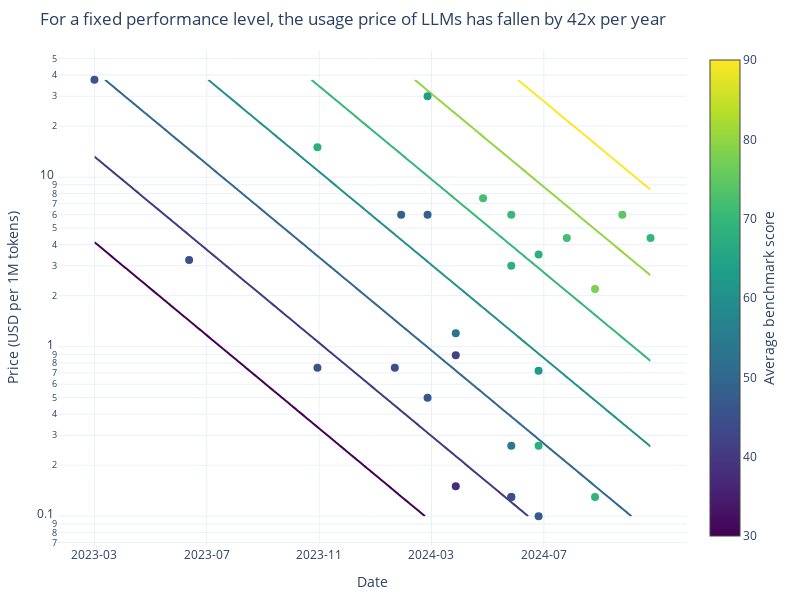

The cell this chart's notebook holds for it:
### Code cell
# Create a contour plot to visualize the regression model surface

# Create a grid of date and price values
date_range = np.linspace(
    df['date'].min(),
    df['date'].max(),
    100
)
price_range = np.linspace(
    df['log_price'].min(),
    df['log_price'].max(),
    100
)
date_mesh, price_mesh = np.meshgrid(date_range, price_range)

# Create prediction data
pred_data = pd.DataFrame({
    'date': date_mesh.ravel(),
    'log_price': price_mesh.ravel()
})

# Get predicted bench values
# Need to rearrange the regression equation to solve for bench
# log_price = b0 + b1*date + b2*bench
# bench = (log_price - b0 - b1*date) / b2
b0 = model.params['Intercept']
b1 = model.params['date']
b2 = model.params['avg_bench']
pred_bench = (pred_data['log_price'] - b0 - b1*pred_data['date']) / b2

# Reshape predictions for contour plot
Z = pred_bench.to_numpy().reshape(date_mesh.shape)

# Create contour plot
fig = go.Figure(data=[
    go.Contour(
        x=date_range,
        y=10**price_range,  # Convert back to regular price scale
        z=Z,
        contours=dict(
            start=30,
            end=90,
            size=10,
            showlabels=False,
            labelfont=dict(size=12),
            coloring='lines'
        ),
        line=dict(width=2),
        colorbar=dict(
            title='Average benchmark score',
            titleside='right',
        ),
        colorscale='Viridis',
        zmin=30,  # Set consistent range
        zmax=90,
        showscale=False,
    )
])

# Add actual data points
fig.add_trace(go.Scatter(
    x=df['date'],
    y=df['price'],
    text=df['Model Name'],
    mode='markers',
    name='Actual Data',
    marker=dict(
        color=df['avg_bench'],  # Color based on average benchmark score
        colorscale='Viridis',
        colorbar=dict(
            title='Average benchmark score',
            titleside='right'
        ),
        size=8,
        showscale=True,
        cmin=30,  # Set consistent range
        cmax=90
    )
))

# Update layout
fig.update_layout(
    title=f'For a fixed performance level, the usage price of LLMs has fallen by {annual_factor}x per year',
    xaxis_title='Date',
    yaxis_title='Price (USD per 1M tokens)',
    width=800,
    height=600,
    margin=dict(l=50, r=50, t=50, b=50)  # Reduce margins
)

# Remove gridlines
fig.update_layout(
    xaxis=dict(
        tickfont=dict(size=12)  # Larger x-axis tick labels
    ),
    yaxis=dict(
        tickfont=dict(size=12)  # Larger y-axis tick labels
    )
)

# Convert x-axis ticks to dates
fig.update_xaxes(
    ticktext=[pd.Timestamp.fromordinal(int(d)).strftime('%Y-%m') for d in date_range[::20]],
    tickvals=date_range[::20]
)

# Use log scale for y-axis
fig.update_layout(yaxis_type='log')

if save:
    save_plot(fig, results_subdir, 'avg_bench_contours', extensions=['png'])

fig.show()

### Figure 1 — Plotly figure (JSON) as saved in the notebook; plotly's stock layout.template omitted (floating-point values rounded to 4 significant figures; data arrays with more than 128 entries replaced by an {"elided": "..."} marker saying what was removed)
{"data": [{"colorbar": {"title": {"side": "right", "text": "Average benchmark score"}}, "colorscale": [[0, "#440154"], [0.1111, "#482878"], [0.2222, "#3e4989"], [0.3333, "#31688e"], [0.4444, "#26828e"], [0.5556, "#1f9e89"], [0.6667, "#35b779"], [0.7778, "#6ece58"], [0.8889, "#b5de2b"], [1, "#fde725"]], "contours": {"coloring": "lines", "end": 90, "labelfont": {"size": 12}, "showlabels": false, "size": 10, "start": 30}, "line": {"width": 2}, "showscale": false, "type": "contour", "x": [738580, 738600.0, 738600.0, 738600.0, 738600.0, 738600.0, 738600.0, 738600.0, 738600.0, 738600.0, 738600.0, 738600.0, 738700.0, 738700.0, 738700.0, 738700.0, 738700.0, 738700.0, 738700.0, 738700.0, 738700.0, 738700.0, 738700.0, 738700.0, 738700.0, 738700.0, 738700.0, 738700.0, 738800.0, 738800.0, 738800.0, 738800.0, 738800.0, 738800.0, 738800.0, 738800.0, 738800.0, 738800.0, 738800.0, 738800.0, 738800.0, 738800.0, 738800.0, 738800.0, 738900.0, 738900.0, 738900.0, 738900.0, 738900.0, 738900.0, 738900.0, 738900.0, 738900.0, 738900.0, 738900.0, 738900.0, 738900.0, 738900.0, 738900.0, 738900.0, 739000.0, 739000.0, 739000.0, 739000.0, 739000.0, 739000.0, 739000.0, 739000.0, 739000.0, 739000.0, 739000.0, 739000.0, 739000.0, 739000.0, 739000.0, 739000.0, 739000.0, 739100.0, 739100.0, 739100.0, 739100.0, 739100.0, 739100.0, 739100.0, 739100.0, 739100.0, 739100.0, 739100.0, 739100.0, 739100.0, 739100.0, 739100.0, 739100.0, 739200.0, 739200.0, 739200.0, 739200.0, 739200.0, 739200.0, 739191], "y": [0.1, 0.1062, 0.1127, 0.1197, 0.1271, 0.1349, 0.1432, 0.1521, 0.1614, 0.1714, 0.182, 0.1932, 0.2051, 0.2178, 0.2312, 0.2455, 0.2606, 0.2767, 0.2938, 0.3119, 0.3311, 0.3516, 0.3733, 0.3963, 0.4207, 0.4467, 0.4743, 0.5035, 0.5346, 0.5676, 0.6026, 0.6397, 0.6792, 0.7211, 0.7656, 0.8129, 0.863, 0.9162, 0.9728, 1.033, 1.097, 1.164, 1.236, 1.312, 1.393, 1.479, 1.57, 1.667, 1.77, 1.879, 1.995, 2.118, 2.249, 2.388, 2.535, 2.692, 2.858, 3.034, 3.221, 3.42, 3.631, 3.855, 4.093, 4.345, 4.613, 4.898, 5.2, 5.521, 5.862, 6.223, 6.607, 7.015, 7.448, 7.907, 8.395, 8.913, 9.463, 10.05, 10.67, 11.32, 12.02, 12.77, 13.55, 14.39, 15.28, 16.22, 17.22, 18.28, 19.41, 20.61, 21.88, 23.23, 24.66, 26.18, 27.8, 29.51, 31.34, 33.27, 35.32, 37.5], "z": {"elided": "100x100 float values"}, "zmax": 90, "zmin": 30}, {"marker": {"cmax": 90, "cmin": 30, "color": [46, 45.36, 45.6, 67.8, 44.8, 48.8, 46.6, 48.4, 63, 42.2, 37.4, 53.2, 71.6, 47.2, 53.8, 70.2, 44.8, 68, 68, 62, 67.8, 47.4, 72, 68.8, 78, 74.4, 69.8], "colorbar": {"title": {"side": "right", "text": "Average benchmark score"}}, "colorscale": [[0, "#440154"], [0.1111, "#482878"], [0.2222, "#3e4989"], [0.3333, "#31688e"], [0.4444, "#26828e"], [0.5556, "#1f9e89"], [0.6667, "#35b779"], [0.7778, "#6ece58"], [0.8889, "#b5de2b"], [1, "#fde725"]], "showscale": true, "size": 8}, "mode": "markers", "name": "Actual Data", "text": ["GPT-4", "GPT-3.5 Turbo", "GPT-3.5 Turbo", "GPT-4 Turbo", "GPT-3.5 Turbo", "Mistral-Large-2024-02", "Claude-3-Haiku", "Claude-3-Sonnet", "Claude-3-Opus", "Llama-3-Instruct-70B", "Llama-3-Instruct-8B", "Mistral-8x22", "GPT-4o-2024-05", "Gemma-2-9B", "Gemma-2-27B", "Claude-3.5-Sonnet-2024-06", "Mistral-NeMo", "Mistral-Large-2-2024-06", "GPT-4o-mini", "Llama-3.1-Instruct-70B", "Llama-3.1-Instruct-405B", "Llama-3.1-Instruct-8B", "GPT-4o-2024-08", "Gemini-1.5-Flash-2024-09", "Gemini-1.5-Pro-2024-09", "Claude-3.5-Sonnet-2024-10", "GPT-4o-2024-11"], "type": "scatter", "x": [738580, 738684, 738825, 738825, 738910, 738917, 738946, 738946, 738946, 738977, 738977, 738977, 739007, 739038, 739038, 739038, 739038, 739038, 739068, 739068, 739068, 739068, 739099, 739130, 739130, 739160, 739191], "y": [37.5, 3.25, 0.75, 15, 0.75, 6, 0.5, 6, 30, 0.89, 0.15, 1.2, 7.5, 0.13, 0.26, 6, 0.13, 3, 0.26, 0.72, 3.5, 0.1, 4.38, 0.13, 2.19, 6, 4.38]}], "layout": {"height": 600, "margin": {"b": 50, "l": 50, "r": 50, "t": 50}, "title": {"text": "For a fixed performance level, the usage price of LLMs has fallen by 42x per year"}, "width": 800, "xaxis": {"tickfont": {"size": 12}, "ticktext": ["2023-03", "2023-07", "2023-11", "2024-03", "2024-07"], "tickvals": [738580, 738700.0, 738800.0, 739000.0, 739100.0], "title": {"text": "Date"}}, "yaxis": {"tickfont": {"size": 12}, "title": {"text": "Price (USD per 1M tokens)"}, "type": "log"}}}
